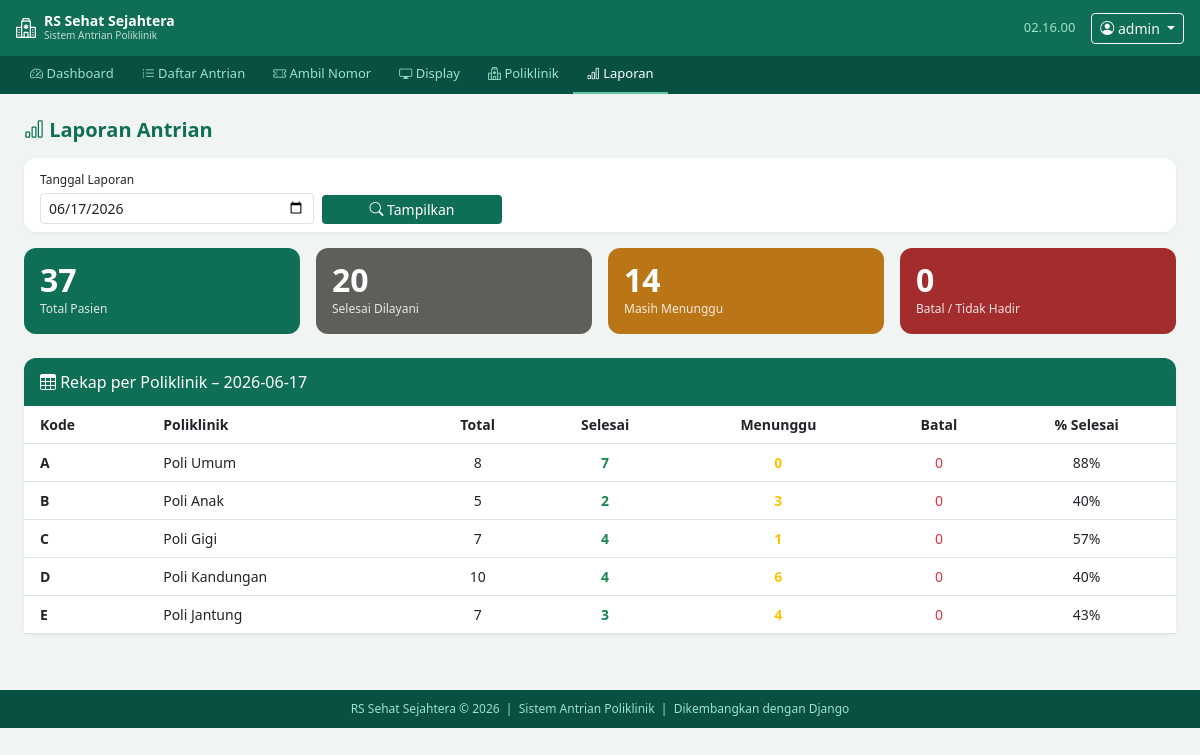
The app's page /laporan/ (signed in) with its own data.
### antrian/models.py (models this page shows, shortened)
class Poliklinik(models.Model):
    KODE_CHOICES = [
        ('A', 'Poli Umum'),
        ('B', 'Poli Anak'),
        ('C', 'Poli Gigi'),
        ('D', 'Poli Kandungan'),
        ('E', 'Poli Jantung'),
        ('F', 'Poli Mata'),
    ]
    kode = models.CharField(max_length=2, unique=True)
    nama = models.CharField(max_length=100)
    ruangan = models.CharField(max_length=20, default='Ruang 1')
    dokter = models.CharField(max_length=100, blank=True)
    aktif = models.BooleanField(default=True)
    class Meta:
        verbose_name = 'Poliklinik'
        verbose_name_plural = 'Poliklinik'
        ordering = ['kode']

### antrian/views.py (the view)
# urls.py: path('laporan/', views.laporan, name='laporan'),
@login_required
def laporan(request):
    hari_ini = timezone.localdate()
    tanggal = request.GET.get('tanggal', str(hari_ini))
    antrian_qs = Antrian.objects.filter(tanggal=tanggal)
    per_poli = antrian_qs.values(
        'poliklinik__kode', 'poliklinik__nama'
    ).annotate(
        total=Count('id'),
        selesai=Count('id', filter=Q(status='selesai')),
        menunggu=Count('id', filter=Q(status='menunggu')),
        batal=Count('id', filter=Q(status='batal')),
    ).order_by('poliklinik__kode')
    context = {
        'tanggal': tanggal,
        'total_pasien': antrian_qs.count(),
        'total_selesai': antrian_qs.filter(status='selesai').count(),
        'total_menunggu': antrian_qs.filter(status='menunggu').count(),
        'total_batal': antrian_qs.filter(status='batal').count(),
        'per_poli': per_poli,
    }
    return render(request, 'antrian/laporan.html', context)

### antrian/templates/antrian/laporan.html (shortened to what this page needs)
{% extends 'antrian/base.html' %}
{% block content %}
<div class="d-flex justify-content-between align-items-center mb-3">
  <h5 class="fw-bold mb-0" style="color:#0F6E56"><i class="bi bi-bar-chart"></i> Laporan Antrian</h5>
</div>
<div class="card mb-3">
  <div class="card-body py-2">
    <form method="get" class="row g-2 align-items-end">
      <div class="col-md-3">
        <label class="form-label mb-1" style="font-size:12px">Tanggal Laporan</label>
        <input type="date" name="tanggal" value="{{ tanggal }}" class="form-control form-control-sm">
      </div>
      <div class="col-md-2">
        <button type="submit" class="btn btn-rs btn-sm w-100"><i class="bi bi-search"></i> Tampilkan</button>
      </div>
    </form>
  </div>
</div>
<div class="row g-3 mb-4">
  <div class="col-6 col-md-3"><div class="stat-card hijau"><div class="angka">{{ total_pasien }}</div><div class="label">Total Pasien</div></div></div>
  <div class="col-6 col-md-3"><div class="stat-card abu"><div class="angka">{{ total_selesai }}</div><div class="label">Selesai Dilayani</div></div></div>
  <div class="col-6 col-md-3"><div class="stat-card kuning"><div class="angka">{{ total_menunggu }}</div><div class="label">Masih Menunggu</div></div></div>
  <div class="col-6 col-md-3"><div class="stat-card" style="background:#A32D2D"><div class="angka">{{ total_batal }}</div><div class="label">Batal / Tidak Hadir</div></div></div>
</div>
<div class="card">
  <div class="card-header-rs"><i class="bi bi-table"></i> Rekap per Poliklinik – {{ tanggal }}</div>
  <div class="card-body p-0">
    <div class="table-responsive">
      <table class="table table-hover mb-0" style="font-size:14px">
        <thead style="background:#f8f9fa">
          <tr>
            <th class="ps-3">Kode</th>
            <th>Poliklinik</th>
            <th class="text-center">Total</th>
            <th class="text-center">Selesai</th>
            <th class="text-center">Menunggu</th>
            <th class="text-center">Batal</th>
            <th class="text-center">% Selesai</th>
          </tr>
        </thead>
        <tbody>
          {% for row in per_poli %}
          <tr>
            <td class="ps-3"><strong>{{ row.poliklinik__kode }}</strong></td>
            <td>{{ row.poliklinik__nama }}</td>
            <td class="text-center">{{ row.total }}</td>
            <td class="text-center text-success fw-bold">{{ row.selesai }}</td>
            <td class="text-center text-warning fw-bold">{{ row.menunggu }}</td>
            <td class="text-center text-danger">{{ row.batal }}</td>
            <td class="text-center">
              {% if row.total > 0 %}
              {% widthratio row.selesai row.total 100 %}%
              {% else %}0%{% endif %}
            </td>
          </tr>
          {% empty %}
          <tr><td colspan="7" class="text-center text-muted py-4">Tidak ada data untuk tanggal ini.</td></tr>
          {% endfor %}
        </tbody>
      </table>
    </div>
  </div>
</div>
{% endblock %}

### antrian/templates/antrian/base.html (shortened to what this page needs)
<!DOCTYPE html>
<html lang="id">
<head>
  <link href="https://cdn.jsdelivr.net/npm/bootstrap@5.3.0/dist/css/bootstrap.min.css" rel="stylesheet">
  <link href="https://cdn.jsdelivr.net/npm/bootstrap-icons@1.11.0/font/bootstrap-icons.css" rel="stylesheet">
</head>
<body>
<nav class="navbar navbar-expand-lg navbar-rs px-3">
  <a class="navbar-brand d-flex align-items-center gap-2" href="{% url 'dashboard' %}">
    <i class="bi bi-hospital fs-5"></i>
    <div>
      <div style="font-size:14px;font-weight:600;line-height:1">RS Sehat Sejahtera</div>
      <div style="font-size:10px;opacity:.75">Sistem Antrian Poliklinik</div>
    </div>
  </a>
  <div class="ms-auto d-flex align-items-center gap-3">
    <span class="navbar-text" id="jam-navbar"></span>
    {% if user.is_authenticated %}
    <div class="dropdown">
      <button class="btn btn-sm btn-outline-light dropdown-toggle" data-bs-toggle="dropdown">
        <i class="bi bi-person-circle"></i> {{ user.username }}
      </button>
    </div>
    {% endif %}
  </div>
</nav>
{% if user.is_authenticated %}
<div class="subnav">
  <ul class="nav">
    <li class="nav-item"><a class="nav-link {% if request.resolver_match.url_name == 'dashboard' %}active{% endif %}" href="{% url 'dashboard' %}"><i class="bi bi-speedometer2"></i> Dashboard</a></li>
    <li class="nav-item"><a class="nav-link {% if request.resolver_match.url_name == 'daftar_antrian' %}active{% endif %}" href="{% url 'daftar_antrian' %}"><i class="bi bi-list-ol"></i> Daftar Antrian</a></li>
    <li class="nav-item"><a class="nav-link {% if request.resolver_match.url_name == 'ambil_antrian' %}active{% endif %}" href="{% url 'ambil_antrian' %}"><i class="bi bi-ticket-perforated"></i> Ambil Nomor</a></li>
    <li class="nav-item"><a class="nav-link {% if request.resolver_match.url_name == 'display_board' %}active{% endif %}" href="{% url 'display_board' %}" target="_blank"><i class="bi bi-display"></i> Display</a></li>
    <li class="nav-item"><a class="nav-link {% if request.resolver_match.url_name == 'kelola_poliklinik' %}active{% endif %}" href="{% url 'kelola_poliklinik' %}"><i class="bi bi-hospital"></i> Poliklinik</a></li>
    <li class="nav-item"><a class="nav-link {% if request.resolver_match.url_name == 'laporan' %}active{% endif %}" href="{% url 'laporan' %}"><i class="bi bi-bar-chart"></i> Laporan</a></li>
  </ul>
</div>
{% endif %}
<main class="container-fluid px-4 py-3">
  {% block content %}{% endblock %}
</main>
<footer class="text-center">
  <div>RS Sehat Sejahtera &copy; 2026 &nbsp;|&nbsp; Sistem Antrian Poliklinik &nbsp;|&nbsp; Dikembangkan dengan Django</div>
</footer>
</body>
</html>

### antrian/templates/antrian/base.html (style rules this page uses)
:root { --rs-hijau: #0F6E56; --rs-hijau-gelap: #085041; --rs-hijau-muda: #E1F5EE; --rs-hijau-terang: #5DCAA5; }
body { background: #f0f4f2; font-family: 'Segoe UI', sans-serif; }
.navbar-rs { background: var(--rs-hijau); }
.navbar-rs .navbar-brand, .navbar-rs .nav-link { color: #fff !important; }
.navbar-rs .navbar-text { color: #9FE1CB; font-size: 13px; }
.subnav { background: var(--rs-hijau-gelap); padding: 0 16px; }
.subnav .nav-link { color: #9FE1CB !important; font-size: 13px; padding: 8px 14px; border-bottom: 2px solid transparent; }
.subnav .nav-link:hover, .subnav .nav-link.active { color: #fff !important; border-bottom-color: var(--rs-hijau-terang); }
.card { border: none; border-radius: 12px; box-shadow: 0 1px 4px rgba(0,0,0,.06); }
.card-header-rs { background: var(--rs-hijau); color: #fff; border-radius: 12px 12px 0 0 !important; padding: 12px 16px; font-weight: 500; }
.stat-card { border-radius: 12px; padding: 16px; color: #fff; }
.stat-card.hijau { background: var(--rs-hijau); }
.stat-card.kuning { background: #BA7517; }
.stat-card.abu { background: #5F5E5A; }
.stat-card .angka { font-size: 2rem; font-weight: 600; line-height: 1; }
.stat-card .label { font-size: 12px; opacity: .85; margin-top: 4px; }
.btn-rs { background: var(--rs-hijau); color: #fff; border: none; }
footer { background: var(--rs-hijau-gelap); color: #9FE1CB; font-size: 12px; padding: 10px 0; margin-top: 40px; }

### records on screen
Poliklinik: poliklinik__kode "A", poliklinik__nama "Poli Umum", total "8", selesai "7", menunggu "0", batal "0", selesai "88"
Poliklinik: poliklinik__kode "B", poliklinik__nama "Poli Anak", total "5", selesai "2", menunggu "3", batal "0", selesai "40"
Poliklinik: poliklinik__kode "C", poliklinik__nama "Poli Gigi", total "7", selesai "4", menunggu "1", batal "0", selesai "57"
Poliklinik: poliklinik__kode "D", poliklinik__nama "Poli Kandungan", total "10", selesai "4", menunggu "6", batal "0", selesai "40"
Poliklinik: poliklinik__kode "E", poliklinik__nama "Poli Jantung", total "7", selesai "3", menunggu "4", batal "0", selesai "43"

### other values on screen
{{ user.username }} "admin"
{{ total_pasien }} "37"
{{ total_selesai }} "20"
{{ total_menunggu }} "14"
{{ total_batal }} "0"
{{ tanggal }} "2026-06-17"
